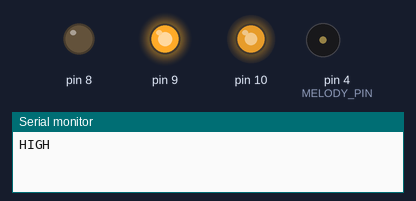
The sketch below on a simulated Arduino Uno, built with avr-gcc and run on an emulated ATmega328P. Parts: output pins drawn as LEDs (lit = HIGH), buzzer (waves = sounding), the last lines printed to the serial monitor.

Above: at 0.05 s.
At 7.85 s:
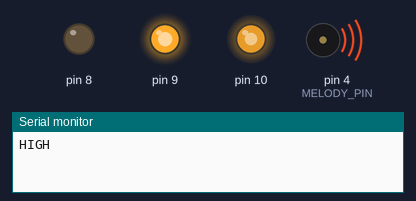
At 15.55 s:
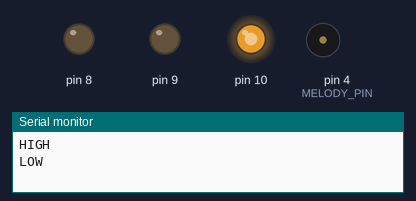
Timing chart, 0 to 17.9 s (numbered marks = the images above):
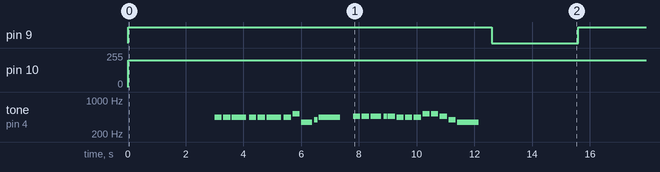

Measured:
- by itself, pin 9: alternates HIGH for 12.6 s and LOW for 3.0 s
- by itself, pin 10: 0/255 → 200/255 at 0.00 s
- by itself, tone on pin 4 (MELODY_PIN): plays 440 Hz for 0.25 s, 440 Hz for 0.25 s, 440 Hz for 0.50 s, 440 Hz for 0.25 s, 440 Hz for 0.25 s, 440 Hz for 0.50 s … (198 notes in this stretch)

The sketch:

dc_test.ino
```cpp
#include "pitches.h"
#include <Servo.h>
#define MELODY_PIN 4
Servo servo;
int melody[] = {
  NOTE_A4,
  NOTE_A4,
  NOTE_A4,
  NOTE_A4,
  NOTE_A4,
  NOTE_A4,
  NOTE_A4,
  NOTE_C5,
  NOTE_F4,
  NOTE_G4,
  NOTE_A4,
  0,
  NOTE_AS4,
  NOTE_AS4,
  NOTE_AS4,
  NOTE_AS4,
  NOTE_AS4,
  NOTE_A4,
  NOTE_A4,
  NOTE_A4,
  NOTE_C5,
  NOTE_C5,
  NOTE_AS4,
  NOTE_G4,
  NOTE_F4,
  0,
};
int noteDurations[] = {
  2,2,4,2,2,4,2,2,3,1,6,2,
  2,2,3,1,2,2,2,2,2,2,2,2,6,2,
};

void setup() {
// put your setup code here, to run once:
Serial.begin(9600);
pinMode(9,OUTPUT);
pinMode(8,OUTPUT);
digitalWrite(8,LOW);
}

void loop() {
// put your main code here, to run repeatedly:

digitalWrite(9,HIGH);
analogWrite(10,200);
Serial.println("HIGH");
delay(3000);

 for(int thisNote = 0; thisNote < (sizeof(melody) / sizeof(int)); thisNote++)
      {
        int noteDuration = 125 * noteDurations[thisNote];
        tone(MELODY_PIN, melody[thisNote], noteDuration);

        int pauseBetweenNotes = noteDuration * 1.20;
        delay(pauseBetweenNotes);
        noTone(MELODY_PIN);
      }
        digitalWrite(9,LOW);
        Serial.println("LOW");
        delay(3000);

}
```

pitches.h
```cpp
/*************************************************
 * Public Constants
 *************************************************/

#define NOTE_B0  31
#define NOTE_C1  33
#define NOTE_CS1 35
#define NOTE_D1  37
#define NOTE_DS1 39
#define NOTE_E1  41
#define NOTE_F1  44
#define NOTE_FS1 46
#define NOTE_G1  49
#define NOTE_GS1 52
#define NOTE_A1  55
#define NOTE_AS1 58
#define NOTE_B1  62
#define NOTE_C2  65
#define NOTE_CS2 69
#define NOTE_D2  73
#define NOTE_DS2 78
#define NOTE_E2  82
#define NOTE_F2  87
#define NOTE_FS2 93
#define NOTE_G2  98
#define NOTE_GS2 104
#define NOTE_A2  110
#define NOTE_AS2 117
#define NOTE_B2  123
#define NOTE_C3  131
#define NOTE_CS3 139
#define NOTE_D3  147
#define NOTE_DS3 156
#define NOTE_E3  165
#define NOTE_F3  175
#define NOTE_FS3 185
#define NOTE_G3  196
#define NOTE_GS3 208
#define NOTE_A3  220
#define NOTE_AS3 233
#define NOTE_B3  247
#define NOTE_C4  262
#define NOTE_CS4 277
#define NOTE_D4  294
#define NOTE_DS4 311
#define NOTE_E4  330
#define NOTE_F4  349
#define NOTE_FS4 370
#define NOTE_G4  392
#define NOTE_GS4 415
#define NOTE_A4  440
#define NOTE_AS4 466
#define NOTE_B4  494
#define NOTE_C5  523
#define NOTE_CS5 554
#define NOTE_D5  587
#define NOTE_DS5 622
#define NOTE_E5  659
#define NOTE_F5  698
#define NOTE_FS5 740
#define NOTE_G5  784
#define NOTE_GS5 831
#define NOTE_A5  880
#define NOTE_AS5 932
#define NOTE_B5  988
#define NOTE_C6  1047
#define NOTE_CS6 1109
#define NOTE_D6  1175
#define NOTE_DS6 1245
#define NOTE_E6  1319
#define NOTE_F6  1397
#define NOTE_FS6 1480
#define NOTE_G6  1568
#define NOTE_GS6 1661
#define NOTE_A6  1760
#define NOTE_AS6 1865
#define NOTE_B6  1976
#define NOTE_C7  2093
#define NOTE_CS7 2217
#define NOTE_D7  2349
#define NOTE_DS7 2489
#define NOTE_E7  2637
#define NOTE_F7  2794
#define NOTE_FS7 2960
#define NOTE_G7  3136
#define NOTE_GS7 3322
#define NOTE_A7  3520
#define NOTE_AS7 3729
#define NOTE_B7  3951
#define NOTE_C8  4186
#define NOTE_CS8 4435
#define NOTE_D8  4699
#define NOTE_DS8 4978
```
